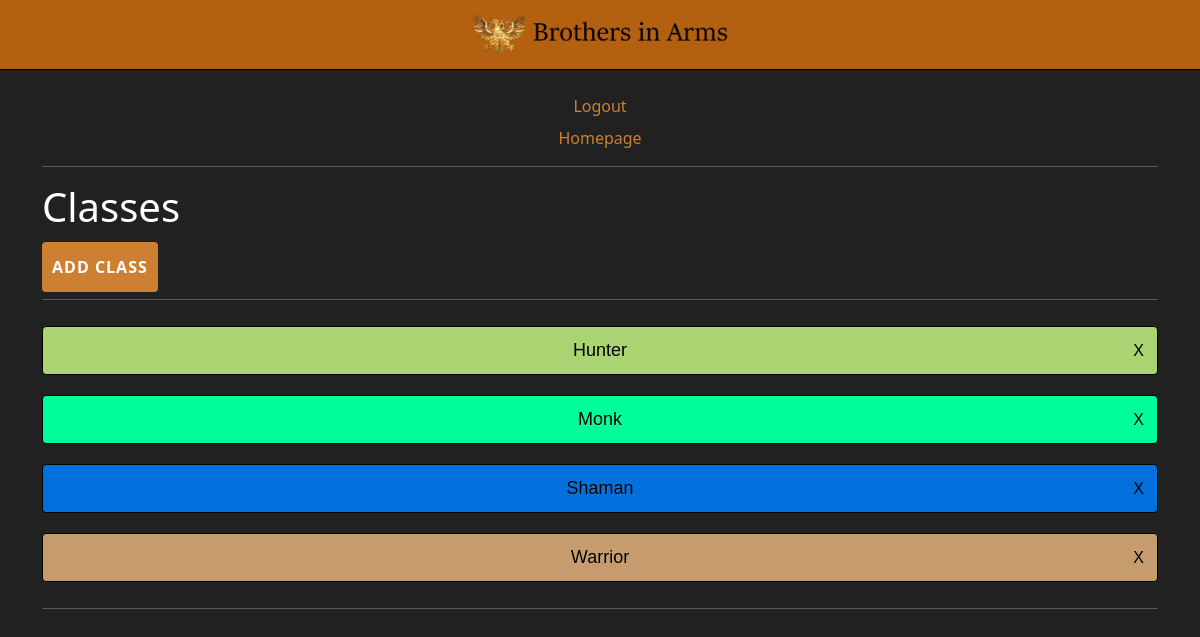
/home/classes/ (signed in), run on the app's committed database.
### wowcalendar/models.py (models this page shows, shortened)
class Class(models.Model):
  name = models.CharField(max_length=100, blank=False, null=False, unique=True)
  color = models.CharField(max_length=100, blank=False, null=False)

### wowcalendar/views.py (the view, shortened to what this page needs)
# urls.py: path('classes/', views.classPage, name='classes'),
def classPage(request):
  if request.user.is_authenticated:
    profile = Profile.objects.get(user_id=request.user)
    user = request.user
    if profile.role != "Restricted":
      if profile.role == "Admin" or profile.role == "Officer":
        if profile.role == "Admin" or profile.role == "Officer":
          has_permission = 1
        else:
          has_permission = 0
        classes = Class.objects.filter().order_by('name')
        context_dict = {
          "profile" : profile,
          "user" : user,
          "classes" : classes,
          "has_permission" : has_permission,
        }
        return render(request, 'classes.html', context=context_dict)
      else:
        messages.warning(request, 'Access denied')
        return redirect(homePage)
    else:
      logout(request)
      messages.warning(request, 'Account restricted')
      return redirect(index)
  return redirect(index)

### wowcalendar/templates/classes.html (shortened to what this page needs)
{% load static %}
<!DOCTYPE html>
  <html>
    <head>
      <link href="https://cdn.jsdelivr.net/npm/bootstrap@5.1.1/dist/css/bootstrap.min.css" rel="stylesheet">
      <link rel="stylesheet" href="/static/css/global.css">
      <link rel="stylesheet" href="/static/css/classes.css">
    </head>
    <nav>
      <div class="logo">
        <a href="{% url 'index' %}"><img src="/static/images/bia-logo-1.png" alt="Logo"></a>
      </div>
    </nav>
    <body>
      <div class="container mt-4">
        <div class="generic-link mt-1 text-center">
          <a href="{% url 'logout' %}">Logout</a>
        </div>
        <div class="generic-link mt-1 text-center mt-2">
          <a href="{% url 'home' %}">Homepage</a>
        </div>
        <hr>
        <h1 class="text-white">Classes</h1>
        <div class="generic-button-div pt-3 pb-1">
          <a href="{% url 'classAdd' %}" class="div-link">Add Class</a>
        </div>
        <hr>
        <div class="classes-div">
          {% for class in classes %}
          <form class="wide-form class-form" method="POST">
            <div class="button-container">
              <button class="classes-button" type="button" style="background-color: {{ class.color }}">{{ class.name }}</button>
              <button name="delete_class" class="delete" type="submit">X</button>
            </div>
          </form>
          {% empty %}
            <h2 class="text-white text-center">You have not added any classes</h2>
          {% endfor %}
        </div>
        <hr>
      </div>
    </body>
  </html>

### wowcalendar/static/css/global.css (style rules this page uses)
:root { --primary-color: #cd7f32; --hover-primary-color: #b36110; --dark-primary-color: #804a15; --dark-hover-primary-color: #351e08; }
body { background: #212121; }
nav { display: flex; align-items: center; justify-content: center; height: 70px; background-color: var(--hover-primary-color); border-bottom: 1px solid black; color: #fff; }
hr { height: 1px; background-color: rgb(255, 255, 255); border: none; }
.logo { display: flex; align-items: center; justify-content: center; }
.logo a { font-size: 20px; font-weight: bold; color: #fff; text-decoration: none; }
.logo img { height: 45px; }
form { width: 300px; margin: 0 auto; text-align: left; padding: 20px; border: 1px solid #ccc; border-radius: 4px; box-shadow: 0 0 10px rgba(0,0,0,0.1); font-family: sans-serif; font-size: 14px; }
.generic-link a { font-size: medium; color: var(--primary-color); text-decoration: none; transition: 0.3s; }
.div-link { width: 100%; background-color: var(--primary-color); color: white; text-decoration: none; padding: 14px 10px; margin: 8px 0; border: none; border-radius: 4px; cursor: pointer; font-weight: bold; text-transform: uppercase; letter-spacing: 1px; transition: 0.3s; }

### wowcalendar/static/css/classes.css (style rules this page uses)
.classes-div { display: flex; flex-direction: column; }
.classes-button { display: inline-block; width: 100%; padding: 10px; margin: 10px 0; border: 1px solid black; text-align: center; text-shadow: 1px 1px 1px rgba(255, 255, 255, 0.1); cursor: pointer; transition: 0.3s ease-in-out, transform 0.3s ease-in-out; border-radius: 4px; }
.button-container { display: flex; align-items: center; position: relative; }
.delete { padding: 4px; position: absolute; right: 10px; top: 50%; transform: translateY(-50%); background-color: transparent; border: 0; border-radius: 6px; color: black; font-size: 16px; transition: 0.2s ease-in-out, transform 0.2s ease-in-out; cursor: pointer; }
.wide-form { width: 100%; font-size: large; }
.class-form { margin: 0 auto; text-align: left; padding: 0; border: 0; box-shadow: none; }

### data on the page
Class: name "Hunter"
Class: name "Monk"
Class: name "Shaman"
Class: name "Warrior"
